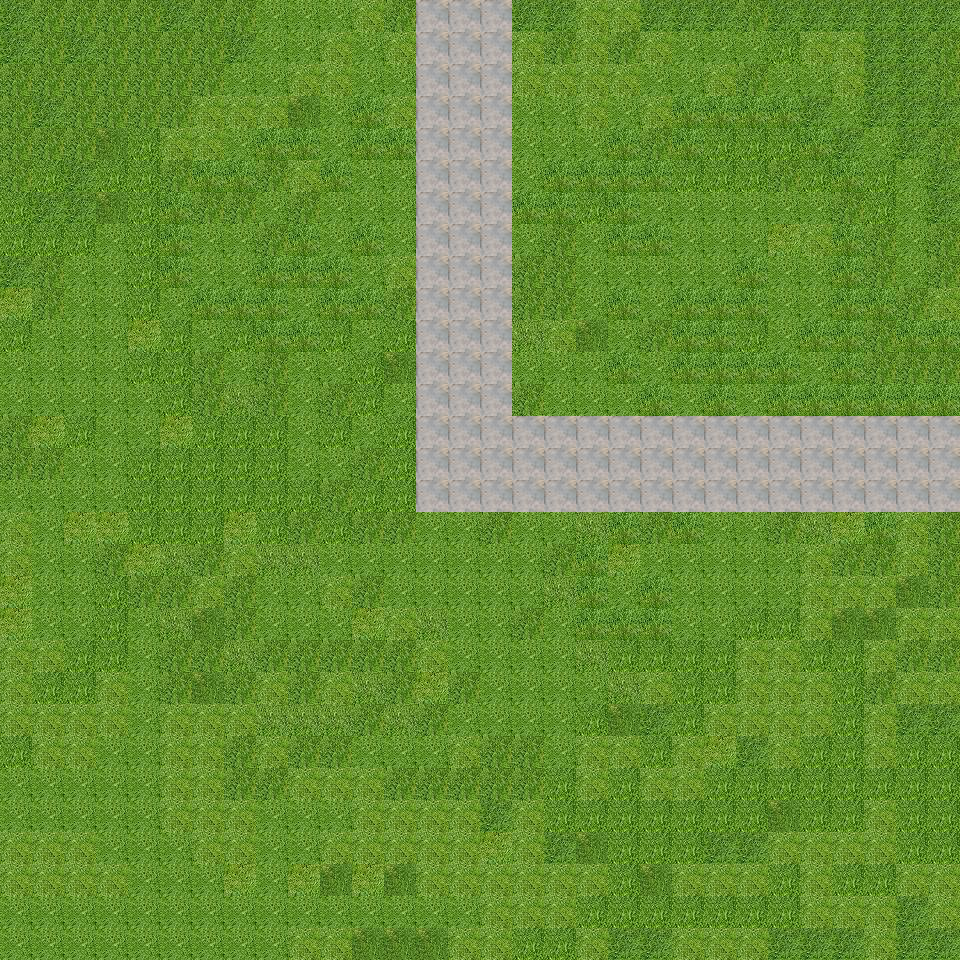

Below is a game level as drawn by its tile map, then a one-line description and the .tmx that defines it (tile-layer data replaced by summaries):
An orthogonal 30x30 tile map with 32x32 px tiles, 1 tile layer (Tile Layer 1), 2 tilesets.

<map version="1.0" orientation="orthogonal" width="30" height="30" tilewidth="32" tileheight="32">
 <tileset firstgid="1" name="grass" tilewidth="32" tileheight="32">
  <image source="grass.jpg" width="259" height="194" />
 </tileset>
 <tileset firstgid="49" name="stone" tilewidth="32" tileheight="32">
  <image source="stone.jpg" width="259" height="194" />
 </tileset>
 <layer name="Tile Layer 1" width="30" height="30">
  <data>[900 cells, 900 non-empty, 10 distinct tile ids]</data>
 </layer>
</map>
